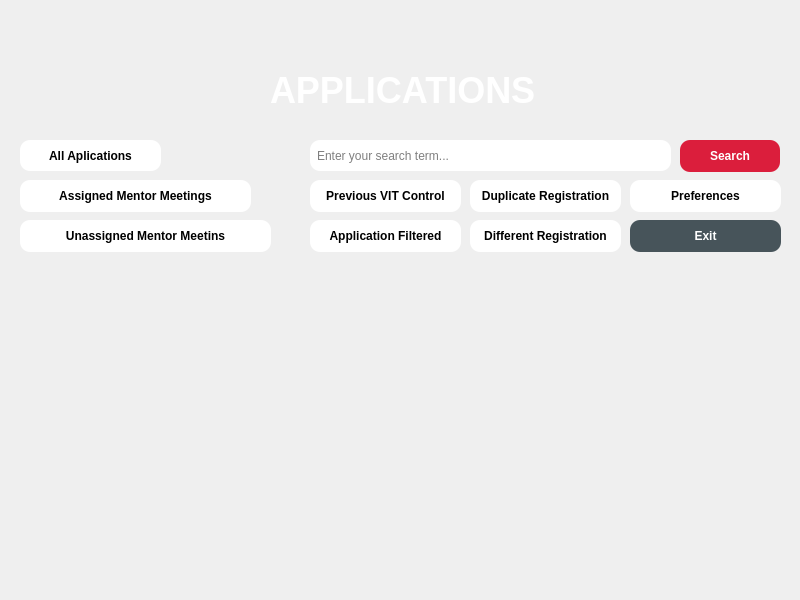
<?xml version="1.0" encoding="UTF-8"?>
<ui version="4.0">
 <class>MainWindow</class>
 <widget class="QMainWindow" name="MainWindow">
  <property name="geometry">
   <rect>
    <x>0</x>
    <y>0</y>
    <width>800</width>
    <height>600</height>
   </rect>
  </property>
  <property name="windowTitle">
   <string>MainWindow</string>
  </property>
  <property name="styleSheet">
   <string notr="true">background-image: url(:/assets/assets/zemin-buyuk.jpg);
QWidget::setFixedSize(800, 600);</string>
  </property>
  <widget class="QWidget" name="centralwidget">
   <widget class="QPushButton" name="pushButton">
    <property name="geometry">
     <rect>
      <x>680</x>
      <y>140</y>
      <width>100</width>
      <height>32</height>
     </rect>
    </property>
    <property name="styleSheet">
     <string notr="true">QPushButton{
color:white;
background:#db1e3c;
border-radius:10px;
font-weight:bold;
}

QPushButton::hover{
color:#db1e3c;
background:white;
border-radius:10px;
font-weight:bold
}</string>
    </property>
    <property name="text">
     <string>Search</string>
    </property>
   </widget>
   <widget class="QLabel" name="label">
    <property name="geometry">
     <rect>
      <x>270</x>
      <y>70</y>
      <width>271</width>
      <height>41</height>
     </rect>
    </property>
    <property name="styleSheet">
     <string notr="true">color:white;
font-size:36px;
font-weight:bold;
background:none</string>
    </property>
    <property name="text">
     <string>APPLICATIONS</string>
    </property>
   </widget>
   <widget class="QLineEdit" name="lineEdit">
    <property name="geometry">
     <rect>
      <x>310</x>
      <y>140</y>
      <width>361</width>
      <height>31</height>
     </rect>
    </property>
    <property name="styleSheet">
     <string notr="true">QLineEdit{
border-radius:10px;
background:none;
padding:5px
}</string>
    </property>
    <property name="placeholderText">
     <string>Enter your search term...</string>
    </property>
   </widget>
   <widget class="QPushButton" name="pushButton_2">
    <property name="geometry">
     <rect>
      <x>20</x>
      <y>180</y>
      <width>231</width>
      <height>32</height>
     </rect>
    </property>
    <property name="styleSheet">
     <string notr="true">QPushButton{
color:black;
background:white;
border-radius:10px;
font-weight:bold;
}
QPushButton::hover{
color:white;
background:#47545a;
border-radius:10px;
font-weight:bold
}</string>
    </property>
    <property name="text">
     <string>Assigned Mentor Meetings</string>
    </property>
   </widget>
   <widget class="QPushButton" name="pushButton_3">
    <property name="geometry">
     <rect>
      <x>20</x>
      <y>220</y>
      <width>251</width>
      <height>32</height>
     </rect>
    </property>
    <property name="styleSheet">
     <string notr="true">QPushButton{
color:black;
background:white;
border-radius:10px;
font-weight:bold;
}
QPushButton::hover{
color:white;
background:#47545a;
border-radius:10px;
font-weight:bold
}</string>
    </property>
    <property name="text">
     <string>Unassigned Mentor Meetins</string>
    </property>
   </widget>
   <widget class="QPushButton" name="pushButton_4">
    <property name="geometry">
     <rect>
      <x>310</x>
      <y>180</y>
      <width>151</width>
      <height>32</height>
     </rect>
    </property>
    <property name="styleSheet">
     <string notr="true">QPushButton{
color:black;
background:white;
border-radius:10px;
font-weight:bold;
}
QPushButton::hover{
color:white;
background:#47545a;
border-radius:10px;
font-weight:bold
}</string>
    </property>
    <property name="text">
     <string>Previous VIT Control</string>
    </property>
   </widget>
   <widget class="QPushButton" name="pushButton_5">
    <property name="geometry">
     <rect>
      <x>310</x>
      <y>220</y>
      <width>151</width>
      <height>32</height>
     </rect>
    </property>
    <property name="styleSheet">
     <string notr="true">QPushButton{
color:black;
background:white;
border-radius:10px;
font-weight:bold;
}
QPushButton::hover{
color:white;
background:#47545a;
border-radius:10px;
font-weight:bold
}</string>
    </property>
    <property name="text">
     <string>Application Filtered</string>
    </property>
   </widget>
   <widget class="QPushButton" name="pushButton_6">
    <property name="geometry">
     <rect>
      <x>470</x>
      <y>180</y>
      <width>151</width>
      <height>32</height>
     </rect>
    </property>
    <property name="styleSheet">
     <string notr="true">QPushButton{
color:black;
background:white;
border-radius:10px;
font-weight:bold;
}
QPushButton::hover{
color:white;
background:#47545a;
border-radius:10px;
font-weight:bold
}</string>
    </property>
    <property name="text">
     <string>Duplicate Registration</string>
    </property>
   </widget>
   <widget class="QPushButton" name="pushButton_7">
    <property name="geometry">
     <rect>
      <x>470</x>
      <y>220</y>
      <width>151</width>
      <height>32</height>
     </rect>
    </property>
    <property name="styleSheet">
     <string notr="true">QPushButton{
color:black;
background:white;
border-radius:10px;
font-weight:bold;
}
QPushButton::hover{
color:white;
background:#47545a;
border-radius:10px;
font-weight:bold
}</string>
    </property>
    <property name="text">
     <string>Different Registration</string>
    </property>
   </widget>
   <widget class="QPushButton" name="pushButton_8">
    <property name="geometry">
     <rect>
      <x>20</x>
      <y>140</y>
      <width>141</width>
      <height>31</height>
     </rect>
    </property>
    <property name="styleSheet">
     <string notr="true">QPushButton{
color:black;
background:white;
border-radius:10px;
font-weight:bold;
}
QPushButton::hover{
color:white;
background:#47545a;
border-radius:10px;
font-weight:bold
}</string>
    </property>
    <property name="text">
     <string>All Aplications</string>
    </property>
   </widget>
   <widget class="QPushButton" name="pushButton_9">
    <property name="geometry">
     <rect>
      <x>630</x>
      <y>180</y>
      <width>151</width>
      <height>32</height>
     </rect>
    </property>
    <property name="styleSheet">
     <string notr="true">QPushButton{
color:black;
background:white;
border-radius:10px;
font-weight:bold;
}
QPushButton::hover{
color:white;
background:#47545a;
border-radius:10px;
font-weight:bold
}</string>
    </property>
    <property name="text">
     <string>Preferences</string>
    </property>
   </widget>
   <widget class="QPushButton" name="pushButton_10">
    <property name="geometry">
     <rect>
      <x>630</x>
      <y>220</y>
      <width>151</width>
      <height>32</height>
     </rect>
    </property>
    <property name="styleSheet">
     <string notr="true">QPushButton{
color:white;
background:#47545a;
border-radius:10px;
font-weight:bold;
}

QPushButton::hover{
color:#47545a;
background:white;
border-radius:10px;
font-weight:bold
}</string>
    </property>
    <property name="text">
     <string>Exit</string>
    </property>
   </widget>
  </widget>
 </widget>
 <resources>
  <include location="assets.qrc"/>
 </resources>
 <connections/>
</ui>
